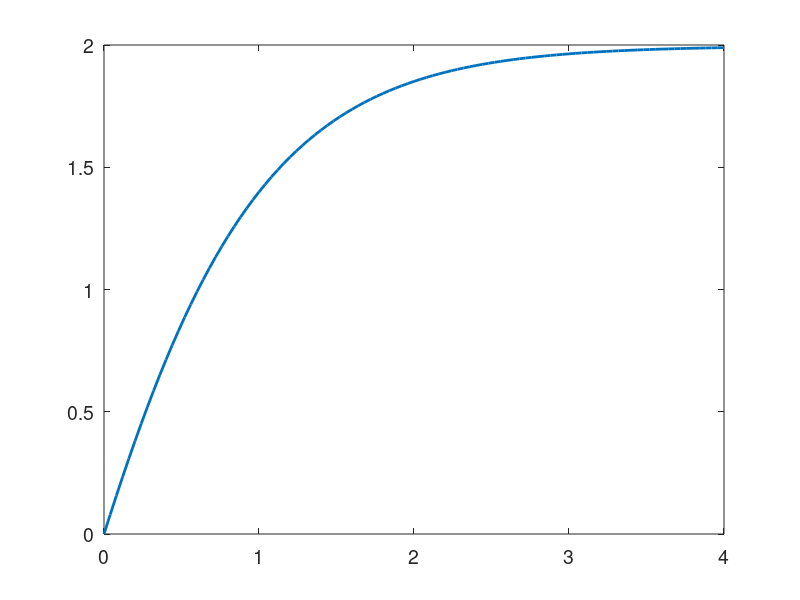

Write the MATLAB code that produced this figure.
function PI_Control_P4()

s = tf('s');
k = 1.996;
ka = 2;
ki = 3.26;
a = 2;
G = ((ka/(s+a))*k*(1+(ki/s))) / (2+(ki/s));

[y,t] = step(G);
plot(t,y,'LineWidth',2)
set(gca,'FontSize',14)
end